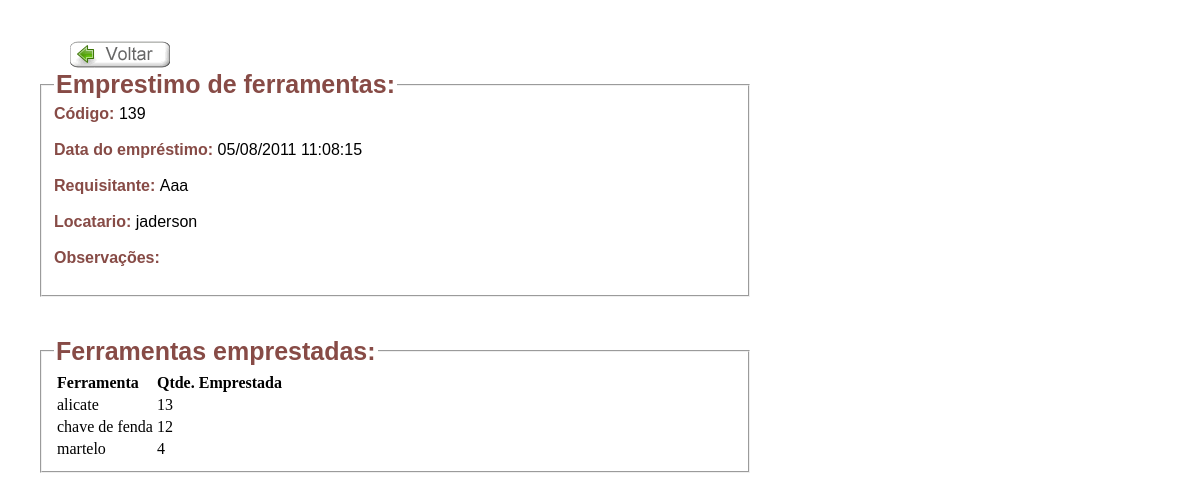
/php/controller/funcoes.php?codEmprestimo=139&acao=infoempferramenta (signed in), run on the app's committed database.
### tables this page shows
CREATE TABLE `emprestimosferramentas` (
  `codEmprestimo` int(11) NOT NULL auto_increment,
  `dataEmprestimo` datetime NOT NULL,
  `observacaoEmprestimo` varchar(100) default NULL,
  `codUsuario` int(11) NOT NULL,
  `nomeLocatario` varchar(255) NOT NULL,
  `snDevolvido` enum('Sim','Não') NOT NULL,
  `dataDevolucao` datetime NOT NULL,
  PRIMARY KEY  (`codEmprestimo`),
  KEY `fk_emprestimosferramentas_usuario1` (`codUsuario`)
);

CREATE TABLE `usuario` (
  `codUsuario` int(11) NOT NULL auto_increment,
  `nomeUsuario` varchar(50) NOT NULL,
  `permissaoUsuario` enum('Admin','Requisitante') default NULL,
  `enderecoUsuario` varchar(50) default NULL,
  `telefoneUsuario` varchar(45) default NULL,
  `emailUsuario` varchar(45) default NULL,
  `senha` varchar(40) NOT NULL,
  `observacaoUsuario` varchar(255) NOT NULL,
  PRIMARY KEY  (`codUsuario`)
);

CREATE TABLE `itememprestimoferramenta` (
  `codItemEmprestimo` int(11) NOT NULL auto_increment,
  `quantEmprestada` int(11) NOT NULL,
  `quantHistorico` int(11) NOT NULL,
  `codFerramenta` int(11) NOT NULL,
  `codEmprestimo` int(11) NOT NULL,
  PRIMARY KEY  (`codItemEmprestimo`),
  KEY `fk_itemEmprestimoFerramenta_ferramentas1` (`codFerramenta`),
  KEY `fk_itemEmprestimoFerramenta_emprestimosferramentas1` (`codEmprestimo`)
);

CREATE TABLE `ferramentas` (
  `codFerramenta` int(11) NOT NULL auto_increment,
  `nomeFerramenta` varchar(30) NOT NULL,
  `quantFerramenta` int(11) NOT NULL,
  `quantDisponivel` int(11) default NULL,
  `obsFerramenta` varchar(200) default NULL,
  `dataEntrada` datetime default NULL,
  `codUsuario` int(11) default NULL,
  `codLaboratorio` int(11) default NULL,
  PRIMARY KEY  (`codFerramenta`),
  KEY `fk_ferramentas_usuario1` (`codUsuario`)
);

### php/controller/funcoes.php (the view, shortened to what this page needs)
<?php
	include ("seguranca.php");
?>
<!DOCTYPE HTML PUBLIC "-//W3C//DTD HTML 4.01 Transitional//EN" "http://www.w3.org/TR/html4/loose.dtd">
<html>
<head>
	<link rel="stylesheet" type="text/css" href="http://localhost/projeto/view/estilo.css">
</head>
	<body>
<?php
$acao = $_GET["acao"];
?>
<?php
if ($acao == "infoempferramenta"){
  $infoEmpFer = (int)$_REQUEST['codEmprestimo'];
	$SQL = "SELECT codEmprestimo,
                   dataEmprestimo,
				   observacaoEmprestimo,
				   nomeUsuario,
				   nomeLocatario
				   FROM emprestimosferramentas
				   INNER JOIN usuario on(usuario.codUsuario=emprestimosferramentas.codUsuario)
				   WHERE codEmprestimo = '".$infoEmpFer."'";
	$STH = $projeto->prepare($SQL);
	$STH->execute(array());
	$SQLitem = "SELECT codItemEmprestimo,
	                   quantHistorico,
					   nomeFerramenta,
					   codEmprestimo
				    FROM itememprestimoferramenta
					INNER JOIN ferramentas ON(ferramentas.codFerramenta=itememprestimoferramenta.codFerramenta)
					WHERE codEmprestimo='".$infoEmpFer."'";
	$STHitem = $projeto->prepare($SQLitem);
	$STHitem->execute(array());
?>
  	<div id="detalhes" >
		<a href="http://localhost/projeto/php/listaEmpFerramenta.php" class="bt_voltar" >Voltar</a>
		<fieldset>
			<legend>Emprestimo de ferramentas:</legend>
<?php
while($row = $STH->fetch(PDO::FETCH_ASSOC)){
?>
  <label><span>Código: </span><?php echo $row['codEmprestimo']; ?></label><br />
  <label><span>Data do empréstimo: </span><?php echo date('d/m/Y H:i:s', strtotime($row['dataEmprestimo']));?></label><br />
  <label><span>Requisitante: </span><?php echo $row['nomeUsuario']; ?></label><br />
  <label><span>Locatario: </span><?php echo $row['nomeLocatario']; ?></label><br />
  <label><span>Observações: </span><?php echo $row['observacaoEmprestimo']; ?></label><br />
<?php
}
?>
		</fieldset>
	</div>
	<div id="item">
		<fieldset>
			<legend>Ferramentas emprestadas:</legend>
<table>
  <tr>
	<th>Ferramenta</th>
	<th>Qtde. Emprestada</th>
  </tr>
<?php
while($row = $STHitem->fetch(PDO::FETCH_ASSOC)){
?>
  <tr>
	<td><?php echo $row['nomeFerramenta']?></td>
	<td><?php echo $row['quantHistorico']?></td>
  </tr>
<?php
}
?>
			</table>
		</fieldset>
	</div>
<?php
}
?>
	</body>
</html>

### view/estilo.css (style rules this page uses)
body { background: #FFFFFF; }
* { margin: 0; }
#detalhes { text-align: left; margin-left: 40px; margin-top: 40px; margin-right: 450px; }
#detalhes label { display: block; font-family: "Trebuchet MS", Arial, Helvetica, sans-serif; color: #000000; }
#detalhes label span, #detalhes fieldset legend, #item fieldset legend, #box-editar fieldset legend { font-weight: bold; color: #874B46; }
#detalhes fieldset legend, #item fieldset legend, #box-editar fieldset legend { font-size: 25px; font-family: "Trebuchet MS", Arial, Helvetica, sans-serif; }
.bt_voltar, .voltar_editar { background-image: url("images/botao_voltar.gif"); display: block; text-indent: -999px; overflow: hidden; width: 100px; height: 30px; border: 0 none; }
.bt_voltar { background-image: url("images/botao_voltar.gif"); display: block; text-indent: -999px; overflow: hidden; width: 100px; height: 30px; margin-left: 30px; }
#item { margin-left: 40px; margin-right: 450px; margin-top: 40px; text-align: left; }

### data on the page
emprestimosferramentas: codEmprestimo "139", dataEmprestimo "05/08/2011 11:08:15", usuario.nomeUsuario "Aaa", nomeLocatario "jaderson"
itememprestimoferramenta: ferramentas.nomeFerramenta "alicate", quantHistorico "13"
itememprestimoferramenta: ferramentas.nomeFerramenta "chave de fenda", quantHistorico "12"
itememprestimoferramenta: ferramentas.nomeFerramenta "martelo", quantHistorico "4"
